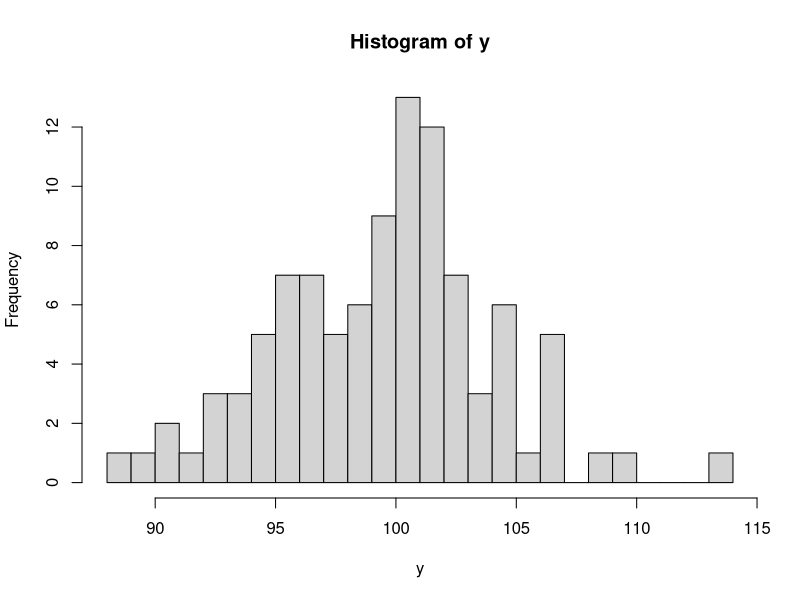
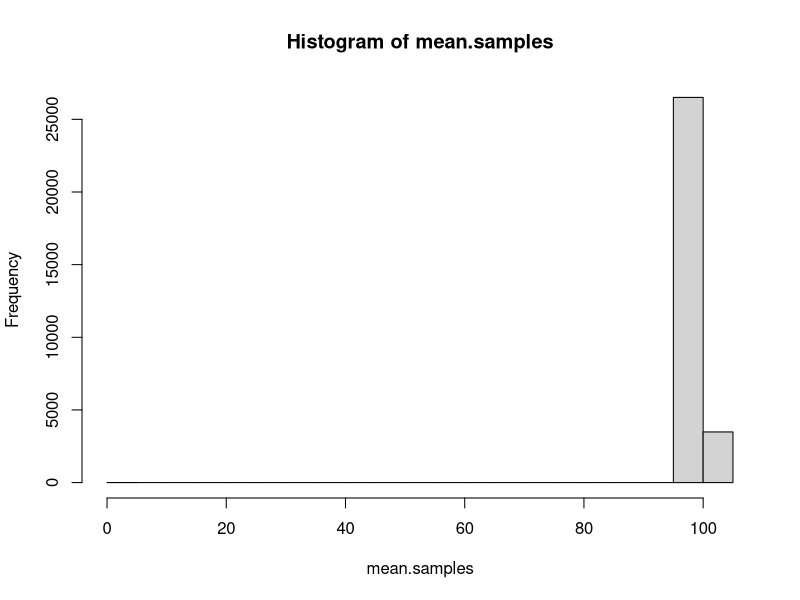
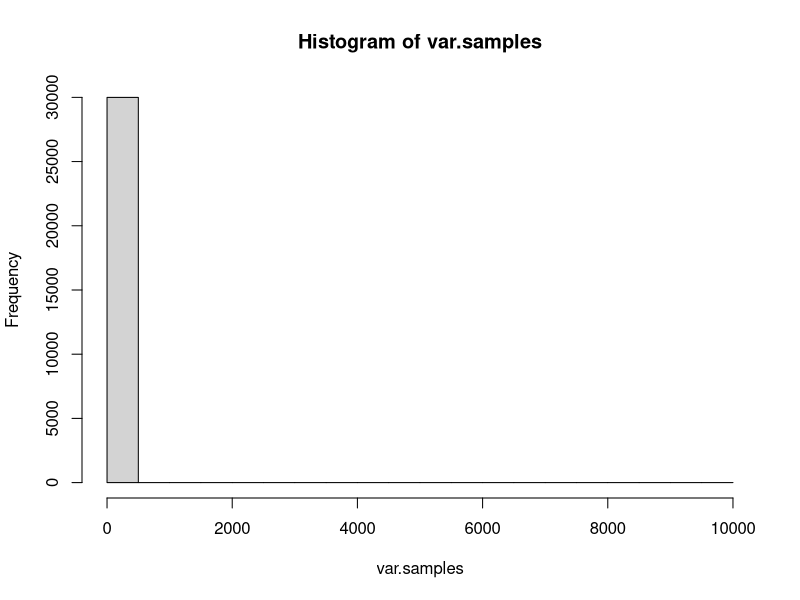
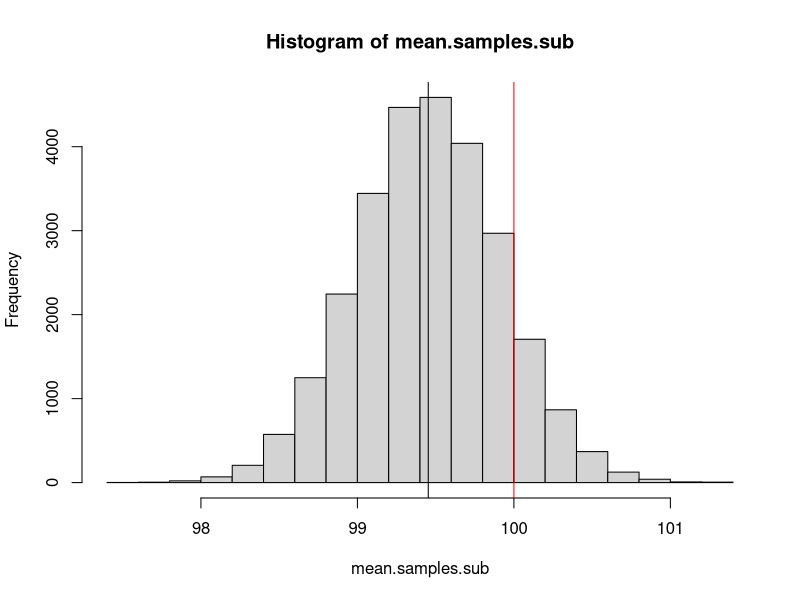
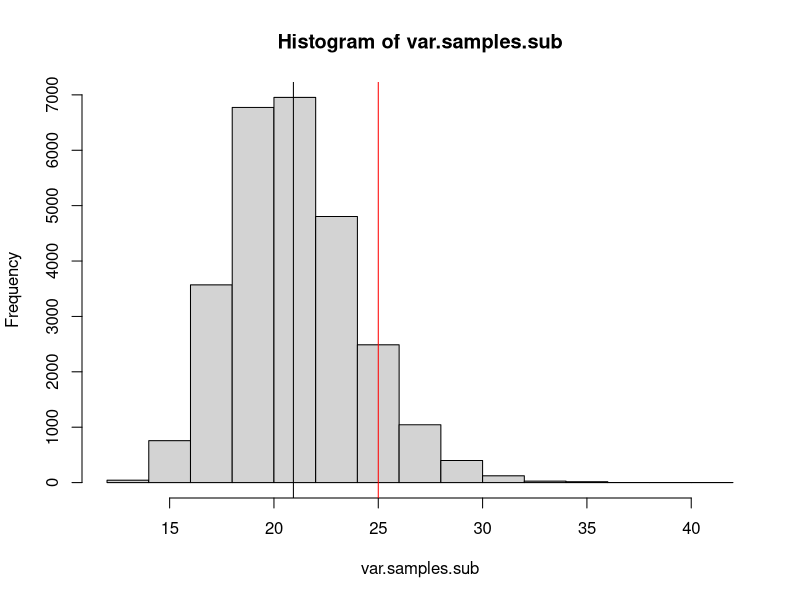
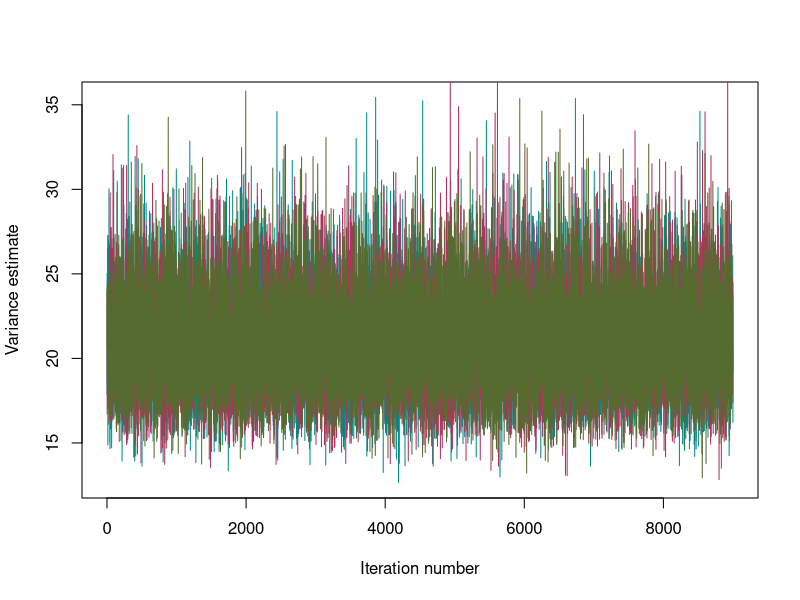
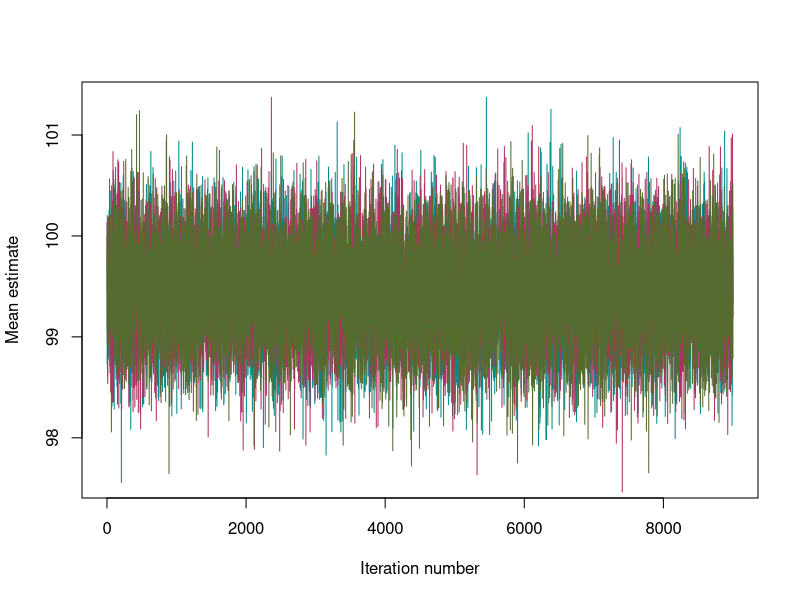

Generate these figures, in order, with R:
#### Lab 5 #### 

#### Simulating data ####

set.seed(1992)

n = 100
mu.init = 100 
var.init = 25
sig.init = sqrt(var.init)
y = rnorm(n = 100,mean = mu.init, sd = sig.init)
hist(y, breaks = 25)

#### Draw mean function, using conjugate normal ####

### mean full conditional distribution 

draw.mean = function(y,mu.prior, var.prior, var.star){
  a = (mu.prior/var.prior) + (sum(y)/var.star)
  b = (1/var.prior)  + (length(y)/var.star)
  conj_mean = a/b
  conj_var = 1/b
  conj_sd = sqrt(conj_var)
  rand_mu = rnorm(1, mean = conj_mean, sd = conj_sd)
  return(rand_mu)
}

#### Draw variance function, using conjugate gamma ####

### variance full conditional distribution 

draw.var = function(shape,rate,y,mu){
  alpha = shape + length(y)/2
  beta = rate + (sum((y-mu)^2)/2)
  rand_var = 1/(rgamma(1, shape = alpha, rate = beta))
  return(rand_var)
}

#### MCMC settings ####

n.iterations = 10000
chains = 3
mu.prior = 0
var.prior = 10000
a.prior = 0.01
b.prior = 0.01

#### Initializing storage matrices ####

mean.samples = matrix(c(0,0,0), nrow = n.iterations, ncol = chains)
var.samples = matrix(c(10000, 10000, 10000), nrow = n.iterations, ncol = chains)

#### Running MCMC , Gibbs Sampler #### 

for (c in 1:chains){
  for (k in 2:n.iterations){
    mean.samples[k,c] = draw.mean(y = y, mu.prior = mu.prior,var.prior = var.prior,var.star = var.samples[k-1,c])
    var.samples[k,c] = draw.var(y = y, mu = mean.samples[k,c], shape = a.prior, rate = b.prior)
  }
}

#### Plotting trace plots and marginal posterior distributions ####

### comparing with/without burn in ###

hist(mean.samples)
hist(var.samples)
burnin = 1000
mean.samples.sub = mean.samples[(burnin+1):n.iterations, ]
var.samples.sub = var.samples[(burnin+1):n.iterations, ]

### mean and variance of parameter estimations ###

### mean and variance of mu estimation

hist(mean.samples.sub)
abline(v = mean(mean.samples.sub))
abline(v = mu.init, col = "red")
mean(mean.samples.sub)
sd(mean.samples.sub)
sum(var(mean.samples.sub))

## comparing to standard error of original data 

sig.init/sqrt(length(y))

### mean and variance of variance estimation

hist(var.samples.sub)
abline(v = mean(var.samples.sub))
abline(v = var.init, col = "red")
mean(var.samples.sub)
sum(var(var.samples.sub))
sd(var.samples.sub)

### Trace plots for variance estimation ###

par(mfrow = c(1,1))
plot(1:length(var.samples.sub[,1]), var.samples.sub[,1], type = "l", col= "darkcyan", ylab = "Variance estimate", xlab = "Iteration number")
points(1:length(var.samples.sub[,2]), var.samples.sub[,2], type = "l", col= "maroon")
points(1:length(var.samples.sub[,3]), var.samples.sub[,3], type = "l", col= "darkolivegreen")

### Trace plots for mean estimation ###

par(mfrow = c(1,1))
plot(1:length(mean.samples.sub[,1]), mean.samples.sub[,1], type = "l", col= "darkcyan", ylab = "Mean estimate", xlab = "Iteration number")
points(1:length(mean.samples.sub[,2]), mean.samples.sub[,2], type = "l", col= "maroon")
points(1:length(mean.samples.sub[,3]), mean.samples.sub[,3], type = "l", col= "darkolivegreen")

